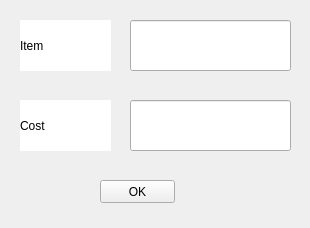
<?xml version="1.0" encoding="UTF-8"?>
<ui version="4.0">
 <class>input_money</class>
 <widget class="QWidget" name="input_money">
  <property name="geometry">
   <rect>
    <x>0</x>
    <y>0</y>
    <width>310</width>
    <height>228</height>
   </rect>
  </property>
  <property name="windowTitle">
   <string>Form</string>
  </property>
  <widget class="QLineEdit" name="money">
   <property name="geometry">
    <rect>
     <x>130</x>
     <y>100</y>
     <width>161</width>
     <height>51</height>
    </rect>
   </property>
  </widget>
  <widget class="QLabel" name="label">
   <property name="geometry">
    <rect>
     <x>20</x>
     <y>100</y>
     <width>91</width>
     <height>51</height>
    </rect>
   </property>
   <property name="acceptDrops">
    <bool>false</bool>
   </property>
   <property name="autoFillBackground">
    <bool>true</bool>
   </property>
   <property name="styleSheet">
    <string notr="true">background-color: rgb(255, 255, 255);
font: 25 24pt &quot;Bookman Old Style&quot;;</string>
   </property>
   <property name="text">
    <string>Cost</string>
   </property>
   <property name="scaledContents">
    <bool>false</bool>
   </property>
  </widget>
  <widget class="QLineEdit" name="item">
   <property name="geometry">
    <rect>
     <x>130</x>
     <y>20</y>
     <width>161</width>
     <height>51</height>
    </rect>
   </property>
  </widget>
  <widget class="QLabel" name="label_2">
   <property name="geometry">
    <rect>
     <x>20</x>
     <y>20</y>
     <width>91</width>
     <height>51</height>
    </rect>
   </property>
   <property name="acceptDrops">
    <bool>false</bool>
   </property>
   <property name="autoFillBackground">
    <bool>false</bool>
   </property>
   <property name="styleSheet">
    <string notr="true">background-color: rgb(255, 255, 255);
font: 25 24pt &quot;Bookman Old Style&quot;;</string>
   </property>
   <property name="text">
    <string>Item</string>
   </property>
   <property name="scaledContents">
    <bool>false</bool>
   </property>
  </widget>
  <widget class="QPushButton" name="pushButton">
   <property name="geometry">
    <rect>
     <x>100</x>
     <y>180</y>
     <width>75</width>
     <height>23</height>
    </rect>
   </property>
   <property name="text">
    <string>OK</string>
   </property>
  </widget>
 </widget>
 <resources/>
 <connections/>
</ui>
